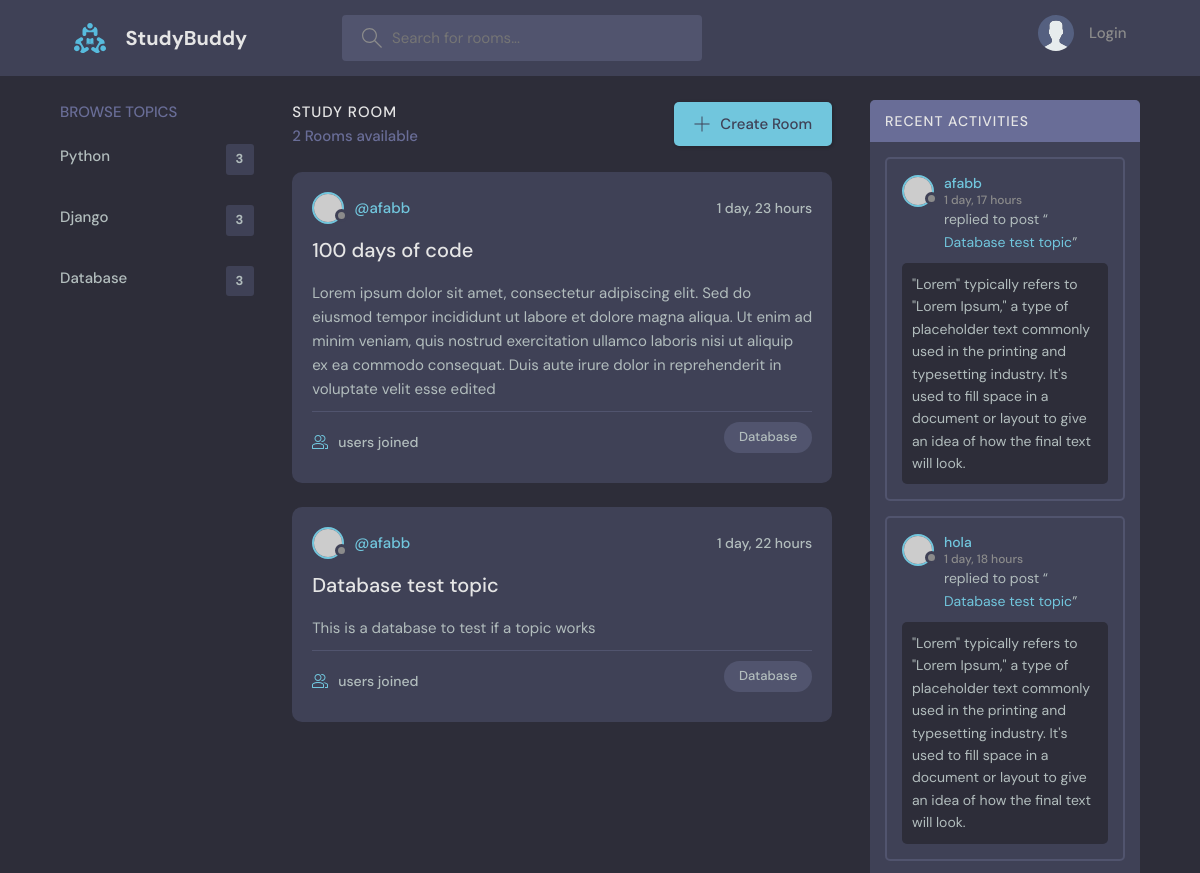
Before: /?q=Database (upper part) with the older database file.
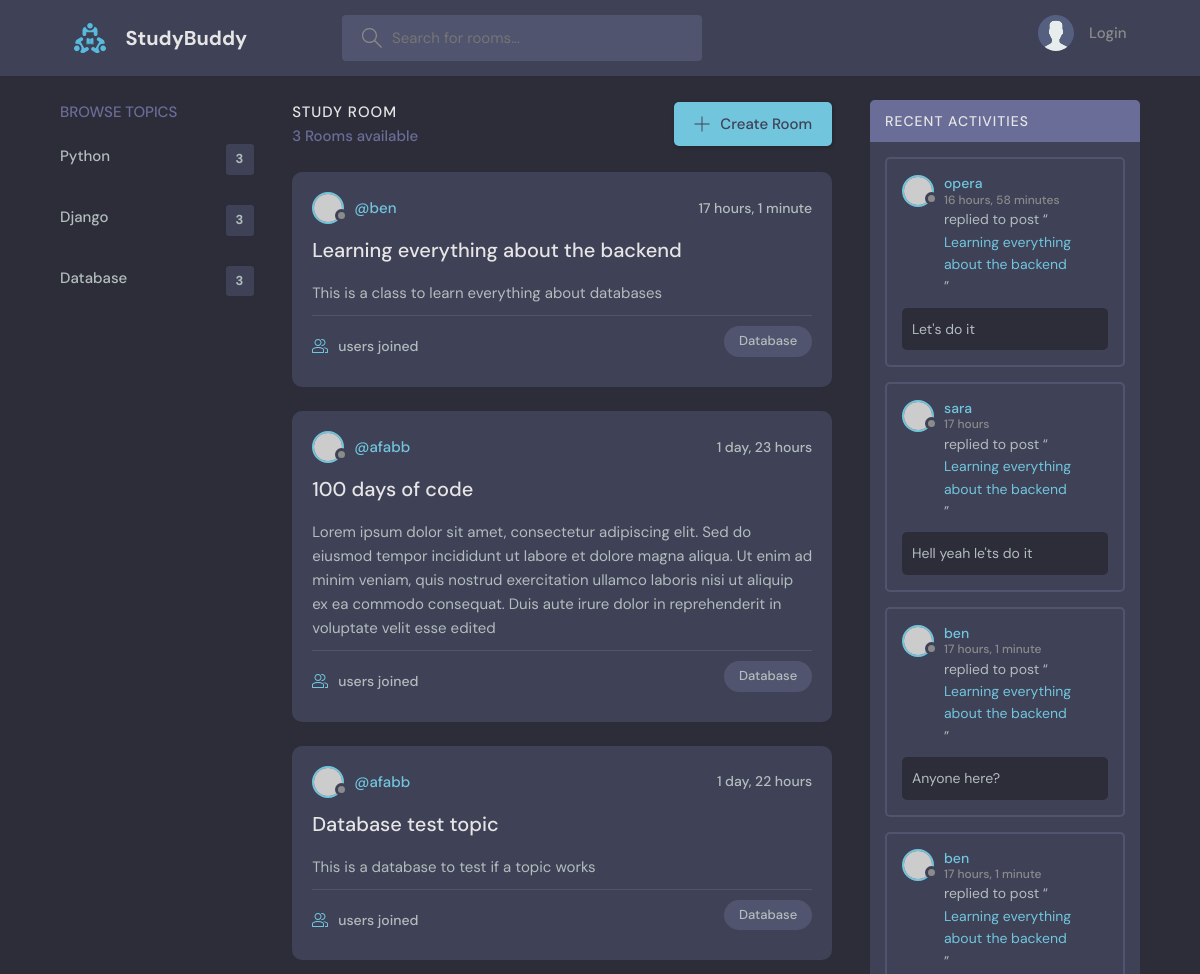
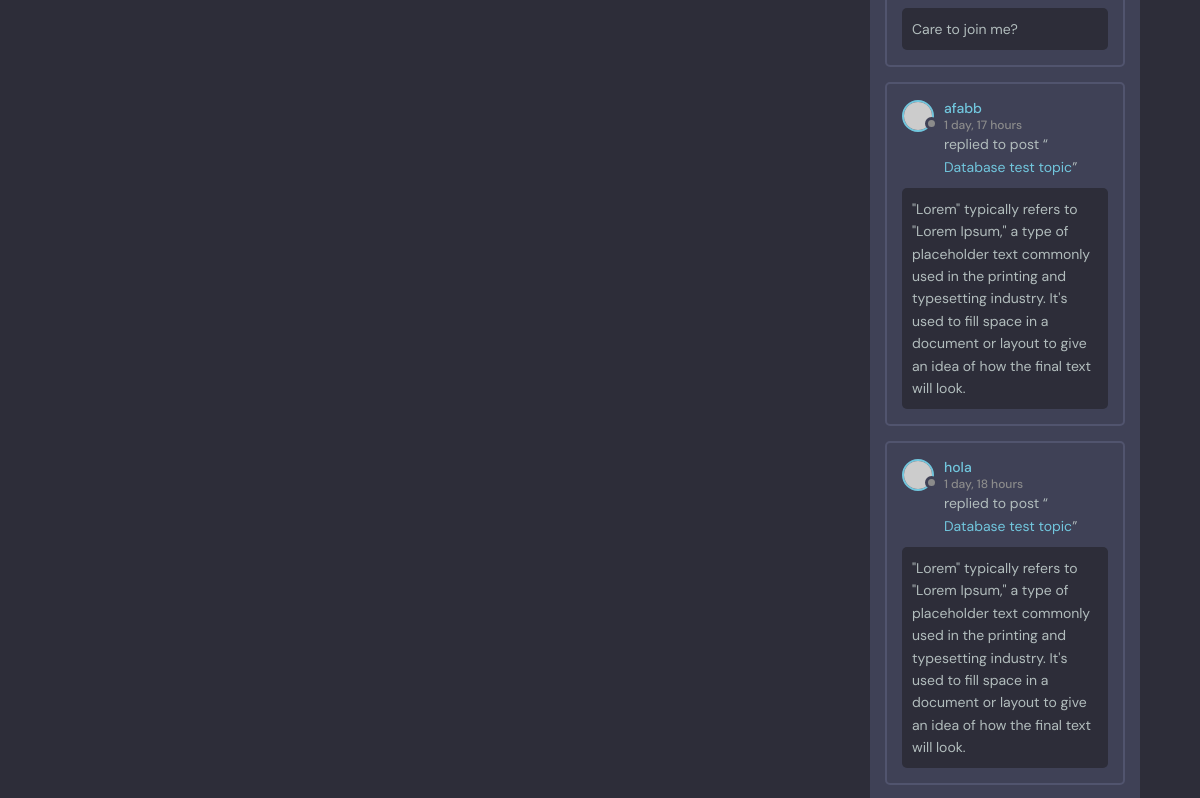
After: the same page with the newer database file (2 pictures, top to bottom).
### base/models.py (models this page shows, shortened)
class Topic(models.Model):
    name = models.CharField(max_length=200)

class Room(models.Model):
    topic = models.ForeignKey(Topic, on_delete=models.SET_NULL, null=True)
    host = models.ForeignKey(User, on_delete=models.SET_NULL, null=True)
    name = models.CharField(max_length=200)
    description = models.TextField(null=True, blank=True)
    participants = models.ManyToManyField(User, related_name='participants', blank=True)
    updated = models.DateTimeField(auto_now=True)
    created = models.DateTimeField(auto_now_add=True)
    class Meta:
        ordering = ['-updated', '-created']
    def __str__(self):
        return self.name

class Message(models.Model):
    user = models.ForeignKey(User, on_delete=models.CASCADE)
    room = models.ForeignKey(Room, on_delete=models.CASCADE)
    body = models.TextField()
    updated = models.DateTimeField(auto_now=True)
    created = models.DateTimeField(auto_now_add=True)

### base/views.py (the view)
# urls.py: path('', views.home, name="home"),
def home(request):
    q = request.GET.get('q') if request.GET.get('q') != None else ''
    rooms = Room.objects.filter(
        Q(topic__name__icontains=q) |
        Q(name__icontains=q) |
        Q(description__icontains=q)
    )
    topics = Topic.objects.all()
    topics_count = topics.count()
    room_count = rooms.count()
    room_messages = Message.objects.all().order_by('-created').filter(Q(room__topic__name__icontains=q))
    context = {
        'rooms': rooms,
        'topics': topics,
        'room_count': room_count,
        'room_messages': room_messages,
        'topics_count': topics_count,
    }
    return render(request, 'base/home.html', context)

### base/templates/base/home.html (shortened to what this page needs)
{% extends 'main.html'%}
{% load static %}
{% block content %}
    <main class="layout layout--3">
      <div class="container">
        <div class="topics">
          <div class="topics__header">
            <h2>Browse Topics</h2>
          </div>
          <ul class="topics__list">
            {% for topic in topics %}
            <li>
              <a href="{%url 'home'%}?q={{topic.name}}">{{topic.name}}<span>{{topics_count}}</span></a>
            </li>
            {% endfor %}
          </ul>
        </div>
        <div class="roomList">
          <div class="roomList__header">
            <div>
              <h2>Study Room</h2>
              <p>{{room_count}} Rooms available</p>
            </div>
            <a class="btn btn--main" href="{% url 'create-room' %}">
              <svg version="1.1" xmlns="http://www.w3.org/2000/svg" width="32" height="32" viewBox="0 0 32 32">
                <title>add</title>
                <path
                  d="M16.943 0.943h-1.885v14.115h-14.115v1.885h14.115v14.115h1.885v-14.115h14.115v-1.885h-14.115v-14.115z"
                ></path>
              </svg>
              Create Room
            </a>
          </div>
          {%for room in rooms%}
          <div class="roomListRoom">
            <div class="roomListRoom__header">
              <a href="{% url 'user-profile' room.host.id %}" class="roomListRoom__author">
                <div class="avatar avatar--small">
                  <img src="https://randomuser.me/api/portraits/women/11.jpg" />
                </div>
                <span>@{{room.host}}</span>
              </a>
              <div class="roomListRoom__actions">
                <span>{{room.created|timesince}}</span>
              </div>
            </div>
            <div class="roomListRoom__content">
              <a href="{% url 'room' room.id %}">{{room.name}}</a>
              <p>
                {{room.description}}
              </p>
            </div>
            <div class="roomListRoom__meta">
              <a href="{% url 'room' room.id %}" class="roomListRoom__joined">
                {{room_detail.participants_count}} users joined
              </a>
              <p class="roomListRoom__topic">{{room.topic.name}}</p>
            </div>
        </div>
          {%endfor%}
        </div>
        <div class="activities">
          <div class="activities__header">
            <h2>Recent Activities</h2>
          </div>
          {%for message in room_messages%}
          <div class="activities__box">
            <div class="activities__boxHeader roomListRoom__header">
              <a href="profile.html" class="roomListRoom__author">
                <div class="avatar avatar--small">
                  <img src="https://randomuser.me/api/portraits/women/11.jpg" />
                </div>
                <p>
                  {{message.user}}
                  <span>{{message.created | timesince}}</span>
                </p>
              </a>
            </div>
            <div class="activities__boxContent">
              <p>replied to post “<a href="{% url 'room' message.room.id %}">{{message.room}}</a>”</p>
              <div class="activities__boxRoomContent">
                {{message.body}}
              </div>
            </div>
          </div>
          {%endfor%}
        </div>
      </div>
    </main>
{% endblock content %}

Changed rows visible on the page:
added Room: host "ben", created "17 hours, 1 minute", name "Learning everything about the backend", description "This is a class to learn everything about databases", topic.name "Database"
added Message: user "opera", created "16 hours, 58 minutes", room "Learning everything about the backend", body "Let's do it"
added Message: user "sara", created "17 hours", room "Learning everything about the backend", body "Hell yeah le'ts do it"
added Message: user "ben", created "17 hours, 1 minute", room "Learning everything about the backend", body "Anyone here?"
added Message: user "ben", created "17 hours, 1 minute", room "Learning everything about the backend", body "Care to join me?"
Other visible differences:
{{ room_count }}: "2" → "3"
